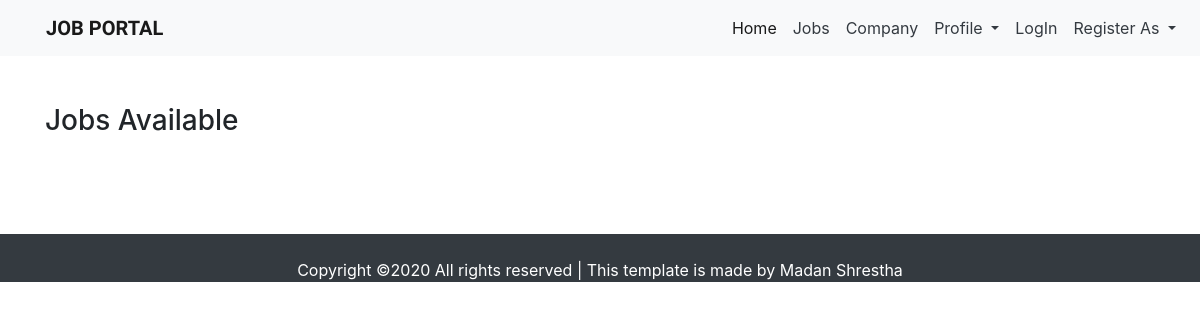
Page /job/ on the earlier database version.
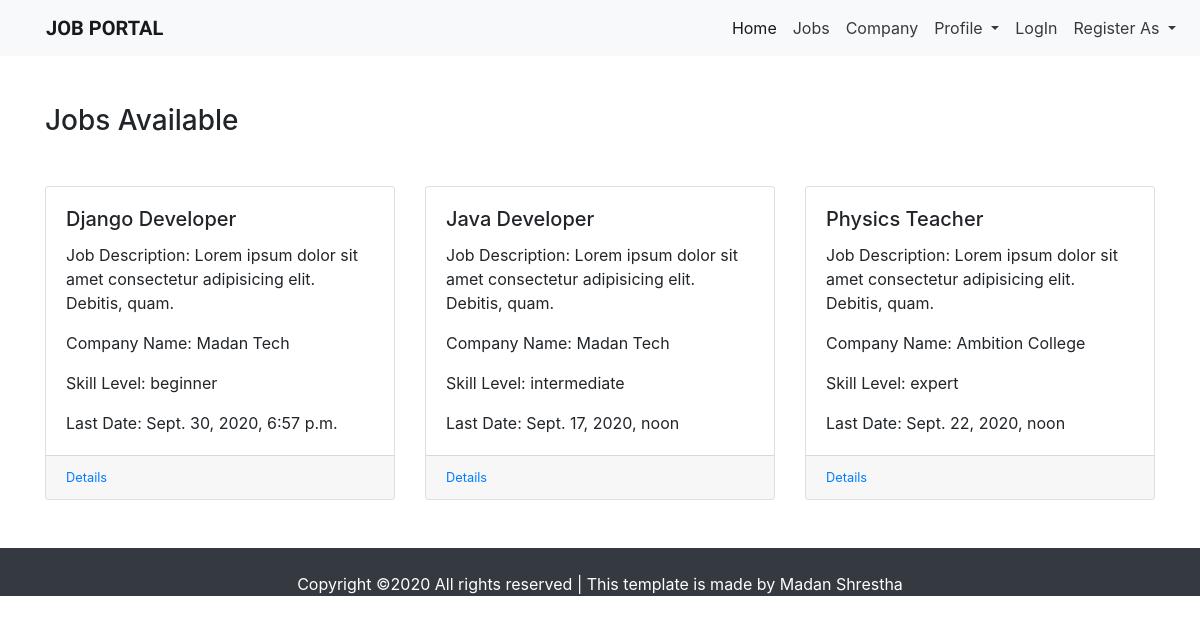
Same page on the later database version.
### JobApp/models.py (models this page shows, shortened)
class Job(models.Model):
    JOB_TYPE = (
        ('full-time', 'full-time'),
        ('part-time', 'part-time'),
        ('freelance', 'freelance'),
    )
    SKILL_LEVEL = (
        ('beginner', 'beginner'),
        ('intermediate', 'intermediate'),
        ('expert', 'expert'),
    )
    title = models.CharField(max_length=50, null=False)
    company_name = models.ForeignKey(Company, on_delete=models.CASCADE, null=False)
    job_type = models.CharField(max_length=50, choices=JOB_TYPE, null=True)
    skill_level = models.CharField(max_length=50, choices=SKILL_LEVEL, null=False, default='beginner')
    post_date = models.DateTimeField(auto_now_add=True)
    last_date = models.DateTimeField(null=False)

class Company(models.Model):
    TYPE_CHOICES = (
        ('Airlines', 'Airlines'),
        ('Automotive Sales, Support & Service', 'Automotive Sales, Support & Service'),
        ('Banks', 'Banks'),
        ('Call Center', 'Call Center'),
        ('Consumer Products', 'Consumer Products'),
        ('Designing / Printing', 'Designing / Printing'),
        ('E-business', 'E-business'),
        ('Education', 'Education'),
        ('Event Management', 'Event Management'),
        ('Finance', 'Finance'),
        ('Governmental Company', 'Governmental Company'),
        ('Health', 'Health'),
        ('Hotels', 'Hotels'),
        ('Insurance', 'Insurance'),
        ('Information Technology', 'Information Technology'),
        ('Import/Export', 'Import/Export'),
        ('ISP', 'ISP'),
        ('Media', 'Media'),
        ('NGO', 'NGO'),
        ('Real Estate', 'Real Estate'),
        ('Travel Agency', 'Travel Agency')
    )
    name = models.CharField(max_length=50, null=False)
    type = models.CharField(max_length=50, choices=TYPE_CHOICES, null=False)
    address = models.CharField(max_length=50, null=False)
    contact = models.CharField(max_length=50, null=True)
    email = models.EmailField(null=True)
    description = models.CharField(max_length=200, null=True, blank=True)
    image = models.ImageField(null=True, default='download.png')
    def __str__(self):
        return self.name

### JobApp/views.py (the view)
# urls.py: path('job/', views.jobPage, name='job'),
def jobPage(request):
    job = Job.objects.all()
    return render(request, "JobApp/jobs.html", {'job': job})

### JobApp/templates/JobApp/jobs.html (shortened to what this page needs)
{% extends 'JobApp/index.html' %}
{% block content %}
<main class="container">
    <h3 class="mt-5 mb-5">
        Jobs Available
    </h3>
    <div class="card-deck mt-5">
        {% for i in job %}
        <div class="card">
            <div class="card-body">
                <h5 class="card-title">{{ i.title }}</h5>
                <p class="card-text">Job Description: Lorem ipsum dolor sit amet consectetur adipisicing elit.
                    Debitis, quam.</p>
                <p class="card-text">Company Name: {{i.company_name}}</p>
                <p class="card-text">Skill Level: {{i.skill_level}}</p>
                <p class="card-text">Last Date: {{ i.last_date }}</p>
            </div>
            <div class="card-footer">
                <small class="text-muted"><a href="">Details</a></small>
            </div>
        </div>
        {% endfor %}
</main>
{% endblock %}

Differences in the rows shown:
added Job: title "Django Developer", company_name "Madan Tech", skill_level "beginner", last_date "Sept. 30, 2020, 6:57 p.m."
added Job: title "Java Developer", company_name "Madan Tech", skill_level "intermediate", last_date "Sept. 17, 2020, noon"
added Job: title "Physics Teacher", company_name "Ambition College", skill_level "expert", last_date "Sept. 22, 2020, noon"
